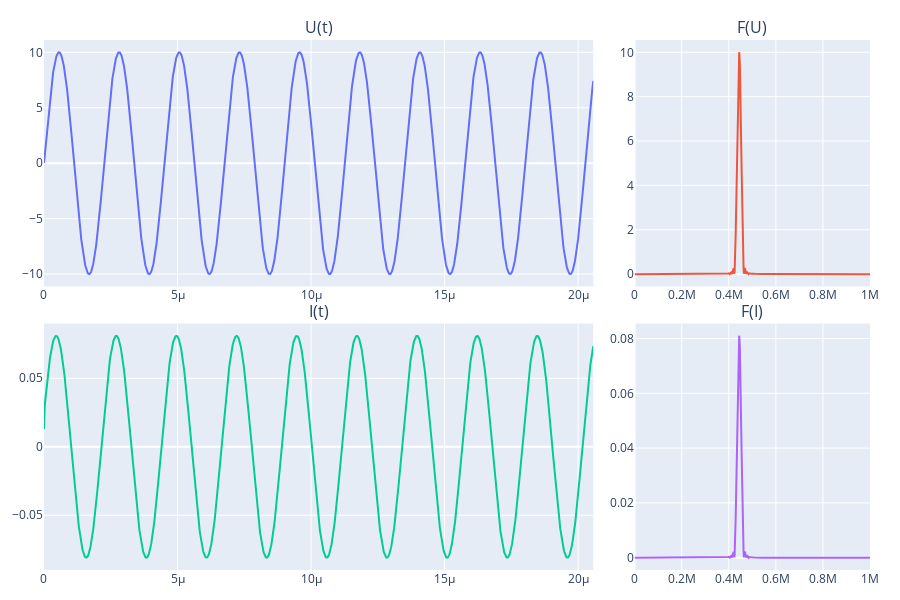

The notebook cell saved with this chart:
### Code cell
F,V = md.get_spectrum3(t,U)

F_peak_calc = F[np.argmax(V)]
T=1/F_peak_calc

T_counts=md.convert_to_counts(t,T)
window=T_counts*9

fs = 1 / np.mean(np.diff(t)) 
vw.show_I_U_3(t,I,U,0,window)

### Figure 1 — Plotly figure (JSON) as saved in the notebook; plotly's stock layout.template omitted (floating-point values rounded to 4 significant figures; data arrays with more than 128 entries replaced by an {"elided": "..."} marker saying what was removed)
{"data": [{"type": "scatter", "x": {"elided": "2061 float values"}, "xaxis": "x", "y": {"elided": "2061 float values"}, "yaxis": "y"}, {"type": "scatter", "x": {"elided": "5101 float values"}, "xaxis": "x2", "y": {"elided": "5101 float values"}, "yaxis": "y2"}, {"type": "scatter", "x": {"elided": "2061 float values"}, "xaxis": "x3", "y": {"elided": "2061 float values"}, "yaxis": "y3"}, {"type": "scatter", "x": {"elided": "5101 float values"}, "xaxis": "x4", "y": {"elided": "5101 float values"}, "yaxis": "y4"}], "layout": {"annotations": [{"font": {"size": 16}, "showarrow": false, "text": "U(t)", "x": 0.3325, "xanchor": "center", "xref": "paper", "y": 1.0, "yanchor": "bottom", "yref": "paper"}, {"font": {"size": 16}, "showarrow": false, "text": "F(U)", "x": 0.8575, "xanchor": "center", "xref": "paper", "y": 1.0, "yanchor": "bottom", "yref": "paper"}, {"font": {"size": 16}, "showarrow": false, "text": "I(t)", "x": 0.3325, "xanchor": "center", "xref": "paper", "y": 0.465, "yanchor": "bottom", "yref": "paper"}, {"font": {"size": 16}, "showarrow": false, "text": "F(I)", "x": 0.8575, "xanchor": "center", "xref": "paper", "y": 0.465, "yanchor": "bottom", "yref": "paper"}], "height": 600, "margin": {"b": 30, "l": 30, "r": 30, "t": 40}, "showlegend": false, "width": 900, "xaxis": {"anchor": "y", "domain": [0, 0.665]}, "xaxis2": {"anchor": "y2", "domain": [0.715, 1]}, "xaxis3": {"anchor": "y3", "domain": [0, 0.665]}, "xaxis4": {"anchor": "y4", "domain": [0.715, 1]}, "yaxis": {"anchor": "x", "domain": [0.535, 1.0]}, "yaxis2": {"anchor": "x2", "domain": [0.535, 1.0]}, "yaxis3": {"anchor": "x3", "domain": [0, 0.465]}, "yaxis4": {"anchor": "x4", "domain": [0, 0.465]}}}
